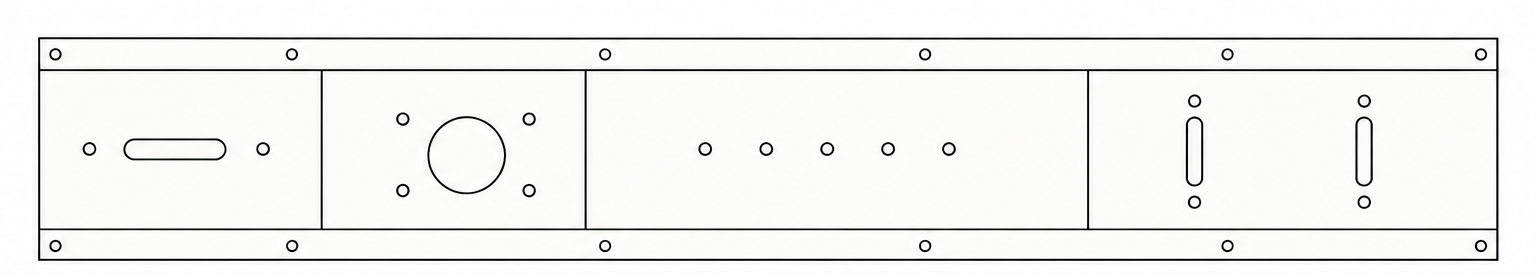
#> input picture mia_webApp/immagini_test_reali/01.png, 1536 x 275 px; its folder holds 4 pictures in this run
$ python test_stitching_synthetic.py   (older library calls are emulated)
#> lines starting #> are read from the running program, lines starting #| are printed output that depends on the picture; after the words box and inside, x2 and y2 are one past the last pixel; in counts of white or black regions, pixels touching at a corner belong together
### mia_webApp/stitcher.py
"""
stitcher.py
-----------
Modulo per l'unione (stitching) automatica di profili metallici e disegni CAD.
Utilizza il Consenso Geometrico dei Contorni (Contour Centroid Voting) per
riconoscere e sovrapporre con precisione millimetrica fori, asole e cerchi.
"""

import os
import cv2
import numpy as np


class ProfileStitcher:
    """
    Riconosce i gruppi di forme geometriche sovrapposte tra fotogrammi consecutivi,
    calcola lo spostamento 2D esatto al pixel ed unisce i profili senza vuoti né duplicati.
    """

    def __init__(self):
        pass

    def _extract_geometric_features(self, img):
        """Estrae i baricentri e le dimensioni dei contorni (fori/asole/cerchi)."""
        gray = cv2.cvtColor(img, cv2.COLOR_BGR2GRAY) if len(img.shape) == 3 else img.copy()

        # Inversione: sfondo bianco -> 0, linee/fori neri -> 255
        _, binary = cv2.threshold(gray, 220, 255, cv2.THRESH_BINARY_INV)

        cnts, _ = cv2.findContours(binary, cv2.RETR_LIST, cv2.CHAIN_APPROX_SIMPLE)
        h, w = gray.shape[:2]
        max_area = (h * w) * 0.7  # Scarta il rettangolo di bordo esterno

        features = []
        for c in cnts:
            area = cv2.contourArea(c)
            if 10 < area < max_area:
                bx, by, bw, bh = cv2.boundingRect(c)
                M = cv2.moments(c)
                if M["m00"] != 0:
                    cx = M["m10"] / M["m00"]
                    cy = M["m01"] / M["m00"]
                    features.append({
                        'cx': cx, 'cy': cy, 'w': bw, 'h': bh, 'area': area
                    })

        return features, gray

    def _find_exact_shift(self, img1, img2):
        feats1, gray1 = self._extract_geometric_features(img1)
        feats2, gray2 = self._extract_geometric_features(img2)
        h1, w1 = gray1.shape[:2]

        # 1. Voting System sui vettori di spostamento (dx, dy) delle forme coincidenti
        votes = {}
        for f1 in feats1:
            for f2 in feats2:
                # Verifica se le due forme hanno dimensioni compatibili (tolleranza 4px)
                if abs(f1['w'] - f2['w']) <= 4 and abs(f1['h'] - f2['h']) <= 4:
                    dx = int(round(f1['cx'] - f2['cx']))
                    dy = int(round(f1['cy'] - f2['cy']))

                    # Frame 2 si trova a destra di Frame 1 (dx > 0)
                    if 10 <= dx < w1 and abs(dy) < 40:
                        bin_key = (dx // 2 * 2, dy // 2 * 2)
                        votes[bin_key] = votes.get(bin_key, 0) + 1

        # Se il voto sulle forme dà una corrispondenza chiara, usa quel vettore
        if votes:
            best_bin = max(votes, key=votes.get)
            if votes[best_bin] >= 2:
                return best_bin[0], best_bin[1]

        # 2. Fallback: Template Matching su gradiente verticale se ci sono poche forme
        sobel1 = np.abs(cv2.Sobel(gray1, cv2.CV_32F, 1, 0, ksize=3))
        sobel2 = np.abs(cv2.Sobel(gray2, cv2.CV_32F, 1, 0, ksize=3))

        tpl_w = int(w1 * 0.35)
        template = sobel1[:, w1 - tpl_w:]
        res = cv2.matchTemplate(sobel2, template, cv2.TM_CCOEFF_NORMED)
        _, _, _, max_loc = cv2.minMaxLoc(res)

        match_x, match_y = max_loc
        dx = (w1 - tpl_w) - match_x
        dy = match_y

        if dx <= 0 or dx >= w1:
            dx = int(w1 * 0.5)
            dy = 0

        return dx, dy

    def _stitch_pair(self, panorama, reference, next_img):
        w_pano = panorama.shape[1]
        w_ref = reference.shape[1]
        h_ref = reference.shape[0]

        h_next, w_next = next_img.shape[:2]

        # Mantiene uniforme l'altezza delle immagini
        if h_next != h_ref:
            scale = h_ref / float(h_next)
            w_next = max(1, int(round(w_next * scale)))
            next_img = cv2.resize(next_img, (w_next, h_ref))

        dx, dy = self._find_exact_shift(reference, next_img)

        # Correzione dello scostamento verticale con sfondo bianco di riempimento
        if dy != 0:
            M = np.float32([[1, 0, 0], [0, 1, -dy]])
            next_img = cv2.warpAffine(
                next_img, M, (w_next, h_ref),
                borderMode=cv2.BORDER_CONSTANT,
                borderValue=(255, 255, 255)
            )

        # Calcolo del punto esatto di giunzione nel panorama complessivo
        pano_cut_x = (w_pano - w_ref) + dx

        if 0 < pano_cut_x < w_pano:
            left_part = panorama[:, :pano_cut_x]
            new_panorama = np.hstack([left_part, next_img])
        else:
            new_panorama = np.hstack([panorama, next_img])

        return new_panorama, next_img

    def stitch_sequence(self, image_paths):
        images = []
        for p in image_paths:
            img = cv2.imread(p)
#> img is the input picture: shape (275, 1536, 3); mean B, G, R 241.6, 242.3, 242.3
            if img is not None:
                images.append(img)

        if not images:
            return None
        if len(images) == 1:
            return images[0]

        panorama = images[0]
        reference = images[0]
        for next_img in images[1:]:
            panorama, reference = self._stitch_pair(panorama, reference, next_img)
#> this loop made 3 passes
#> pass 1, in _stitch_pair, `next_img = cv2.resize(next_img, (w_next, h_ref))`:
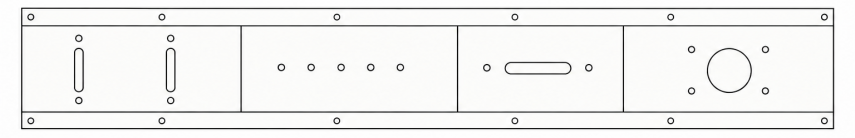
#> next_img: shape (275, 1710, 3) (shown at 1/2 size); mean of channels 0, 1, 2 239.6, 240.5, 240.5; drawn as B, G, R
#> pass 1, in _extract_geometric_features, `_, binary = cv2.threshold(gray, 220, 255, cv2.THRESH_BINARY_INV)`:
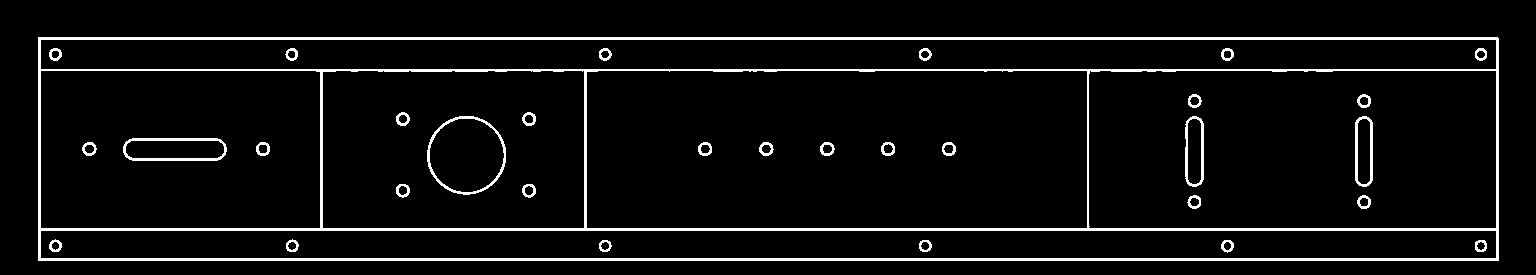
#> binary: shape (275, 1536); 5.6% white; 32 white regions, largest, box (x1, y1, x2, y2) and area: (38, 37, 1499, 261) 18954, (123, 138, 227, 161) 660, (427, 116, 506, 195) 659
#> after the loop:
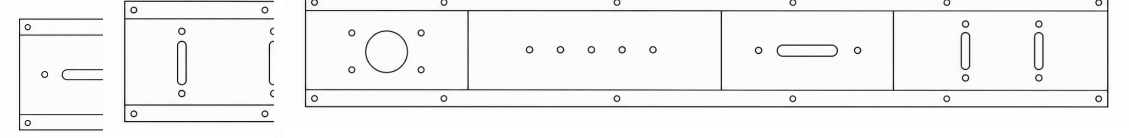
#> panorama: shape (275, 2258, 3) (shown at 1/2 size); mean B, G, R 242, 242.8, 242.9
#> after the loop:
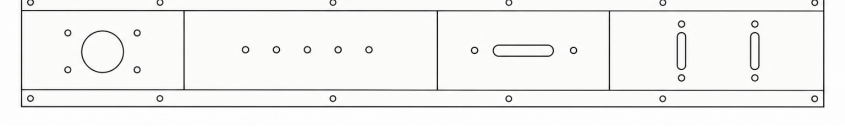
#> reference: shape (275, 1690, 3) (shown at 1/2 size); mean B, G, R 242.6, 243.4, 243.5

        return panorama


# [27 lines left out: function stitch_captured_frames, not called in this run]

### mia_webApp/test_stitching_synthetic.py
"""
test_stitching_synthetic.py (Modificato per immagini reali)
---------------------------------------------------------
Legge una sequenza di immagini inserite dall'utente in una cartella,
le unisce usando il ProfileStitcher e salva il risultato finale per
consentire una verifica visiva immediata.

USO:
    1. Crea una cartella chiamata 'immagini_test_reali' nella stessa directory dello script.
    2. Inserisci i fotogrammi sequenziali (es. frame_01.jpg, frame_02.jpg, ecc.).
    3. Esegui: python test_stitching_synthetic.py
"""

import os
import cv2
import numpy as np
from stitcher import ProfileStitcher

def main():
    # Nome della cartella in cui metterai le tue immagini
    input_folder = "immagini_test_reali"

    # Controlla se la cartella esiste, altrimenti la crea e avvisa l'utente
    if not os.path.exists(input_folder):
        os.makedirs(input_folder)
        print(f"[ATTENZIONE] La cartella '{input_folder}' non esisteva ed è stata creata.")
        print(f"Metti le tue immagini dentro la cartella '{input_folder}' e riavvia lo script.")
        return

    # Cerca tutti i file immagine supportati all'interno della cartella
    valid_extensions = (".jpg", ".jpeg", ".png", ".bmp")
    image_files = sorted([
        os.path.join(input_folder, f) for f in os.listdir(input_folder)
        if f.lower().endswith(valid_extensions)
    ])

    if len(image_files) < 2:
        print(f"[ERRORE] Trovate solo {len(image_files)} immagini in '{input_folder}'.")
        print("Servono almeno 2 fotogrammi consecutivi sovrapposti per effettuare lo stitching.")
        return

    print(f"[INFO] Trovate {len(image_files)} immagini nella cartella '{input_folder}'. Avvio stitching...")

    # Inizializza il tuo stitcher (usa ORB di default, puoi passare detector="sift" se preferisci)
    stitcher = ProfileStitcher()

    # Esegue l'unione della sequenza
    panorama = stitcher.stitch_sequence(image_files)

    if panorama is None:
        print("[ERRORE] Lo stitching è fallito. Nessun panorama generato.")
        return

    # Salva il risultato finale nella cartella principale
    out_path = "risultato_stitching_reale.png"
    cv2.imwrite(out_path, panorama)

    print(f"[SUCCESSO] Panorama completato!")
    print(f"Dimensioni finali immagine cucita: {panorama.shape[1]}x{panorama.shape[0]} pixel")
#| Dimensioni finali immagine cucita: 2258x275 pixel
    print(f"Risultato salvato con successo in: {out_path}")

if __name__ == "__main__":
    main()
